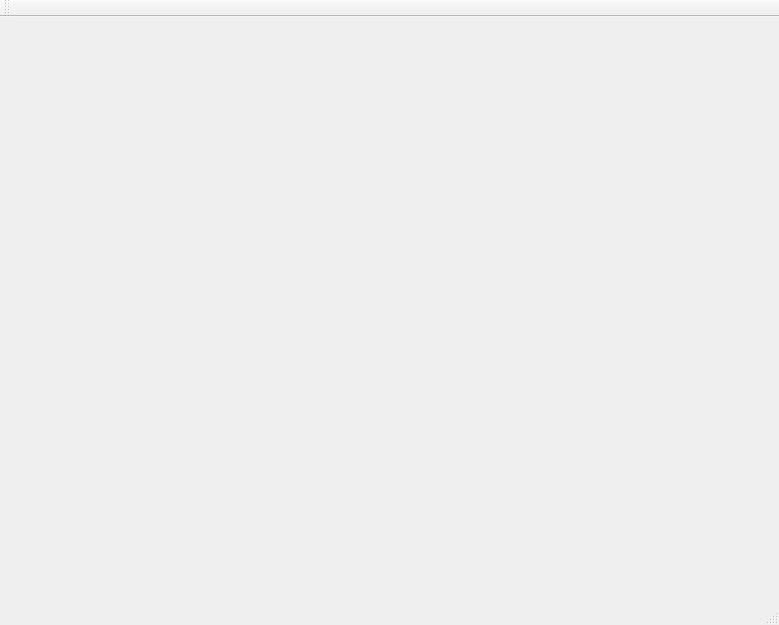
<?xml version="1.0" encoding="UTF-8"?>
<ui version="4.0">
 <class>ifquant</class>
 <widget class="QMainWindow" name="ifquant">
  <property name="geometry">
   <rect>
    <x>0</x>
    <y>0</y>
    <width>779</width>
    <height>625</height>
   </rect>
  </property>
  <property name="windowTitle">
   <string>ifquant</string>
  </property>
  <widget class="QWidget" name="centralWidget"/>
  <widget class="QMenuBar" name="menuBar">
   <property name="geometry">
    <rect>
     <x>0</x>
     <y>0</y>
     <width>779</width>
     <height>19</height>
    </rect>
   </property>
  </widget>
  <widget class="QToolBar" name="mainToolBar">
   <attribute name="toolBarArea">
    <enum>TopToolBarArea</enum>
   </attribute>
   <attribute name="toolBarBreak">
    <bool>false</bool>
   </attribute>
  </widget>
  <widget class="QStatusBar" name="statusBar"/>
 </widget>
 <layoutdefault spacing="6" margin="11"/>
 <resources/>
 <connections/>
</ui>
